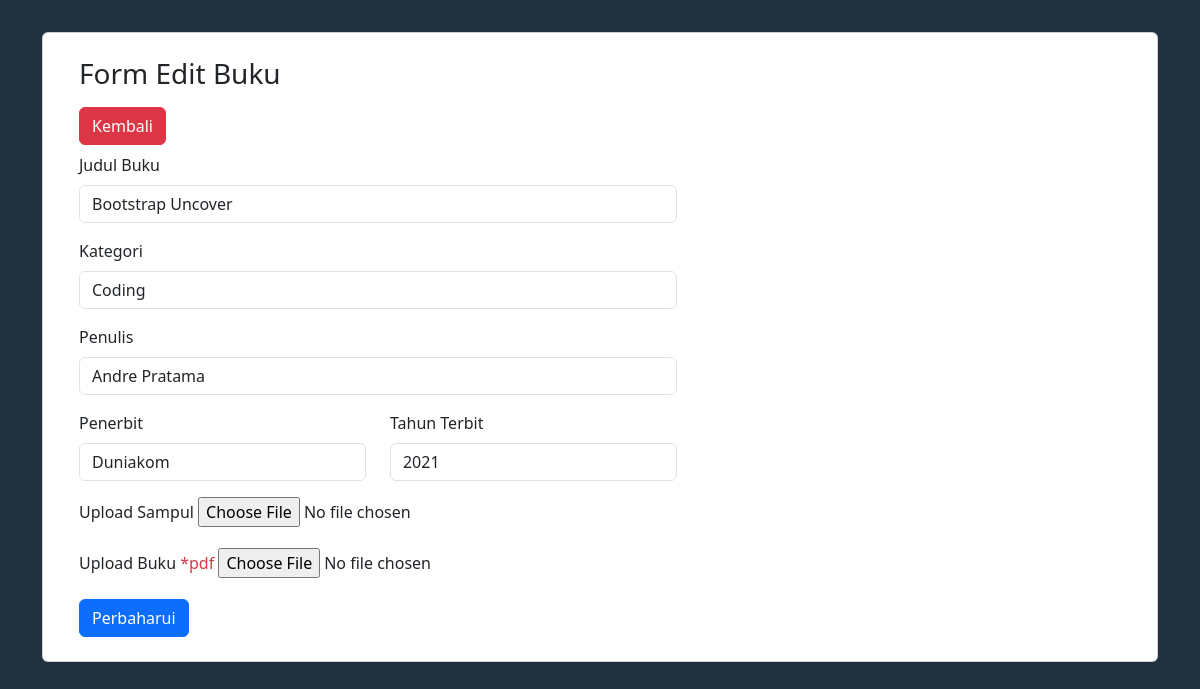
Screenshot of /admin/data/edit_buku.php?idbuku=1 with the database file from the repository.
### tables this page shows
CREATE TABLE `buku` (
  `IDbuku` int(11) NOT NULL,
  `judul` varchar(225) NOT NULL,
  `kategori` varchar(255) NOT NULL,
  `deskripsi` text NOT NULL,
  `penulis` varchar(225) NOT NULL,
  `penerbit` varchar(255) NOT NULL,
  `tahunterbit` int(11) NOT NULL,
  `foto` text NOT NULL,
  `buku` text NOT NULL
);

### admin/data/edit_buku.php (the view, shortened to what this page needs)
<!DOCTYPE html>
<html lang="en">
<head>
    <link href="https://cdn.jsdelivr.net/npm/bootstrap@5.3.2/dist/css/bootstrap.min.css" rel="stylesheet">
</head>
<body>
    <div class="container">
        <div class="card" style="margin-top: 2rem;">
            <div class="row m-4">
                <div class="col-sm-7">
                    <h3>Form Edit Buku</h3>
                    <?php
                        include '../../koneksi/koneksi.php';
                        $id = $_GET['idbuku'];
                        $query = mysqli_query($koneksi, "SELECT * FROM buku WHERE IDbuku='$id'");
                        $data = mysqli_fetch_array($query);
                    ?>
                    <a href="../buku.php" class="btn btn-danger my-2">Kembali</a>
                    <form action="e_buku.php" method="POST" enctype="multipart/form-data">
                        <div class="mb-3">
                            <label for="judul" class="form-label">Judul Buku</label>
                            <input type="text" name="judul" value="<?= $data['judul'] ?>" class="form-control" aria-describedby="emailHelp">
                        </div>
                        <div class="mb-3">
                            <label for="kategori" class="form-label">Kategori</label>
                            <input type="text" name="kategori" value="<?= $data['kategori'] ?>" class="form-control" aria-describedby="emailHelp">
                        </div>
                        <div class="mb-3">
                            <label for="penulis" class="form-label">Penulis</label>
                            <input type="text" name="penulis" value="<?= $data['penulis'] ?>" class="form-control" aria-describedby="emailHelp">
                        </div>
                        <div class="row">
                            <div class="col">
                                <div class="mb-3">
                                    <label for="penerbit" class="form-label">Penerbit</label>
                                    <input type="text" name="penerbit" value="<?= $data['penerbit'] ?>" class="form-control" aria-describedby="emailHelp">
                                </div>
                            </div>
                            <div class="col">
                                <div class="mb-3">
                                    <label for="tahunterbit" class="form-label">Tahun Terbit</label>
                                    <input type="text" name="tahunterbit" value="<?= $data['tahunterbit'] ?>" class="form-control" aria-describedby="emailHelp">
                                </div>
                            </div>
                        </div>
                        <div class="mb-3">
                            <label for="foto" class="form-label">Upload Sampul</label>
                            <input type="file" name="foto" value="<?= $data['foto'] ?> class="form-control" id="inputGroupFile01">
                        </div>
                        <div class="mb-3">
                            <label for="fileBuku" class="form-label">Upload Buku <span class="text-danger">*pdf</span></label>
                            <input type="file" name="buku" value="<?= $data['buku'] ?> class="form-control" id="inputGroupFile02">
                        </div>
                        <button type="submit" class="btn btn-primary">Perbaharui</button>
                    </form>
                </div>
            </div>
        </div>
    </div>
</body>
</html>

### admin/data/edit_buku.php (style rules this page uses)
body { background-color: #22313f; }

### rows the page displays
buku: judul "Bootstrap Uncover", kategori "Coding", penulis "Andre Pratama", penerbit "Duniakom", tahunterbit "2021"
